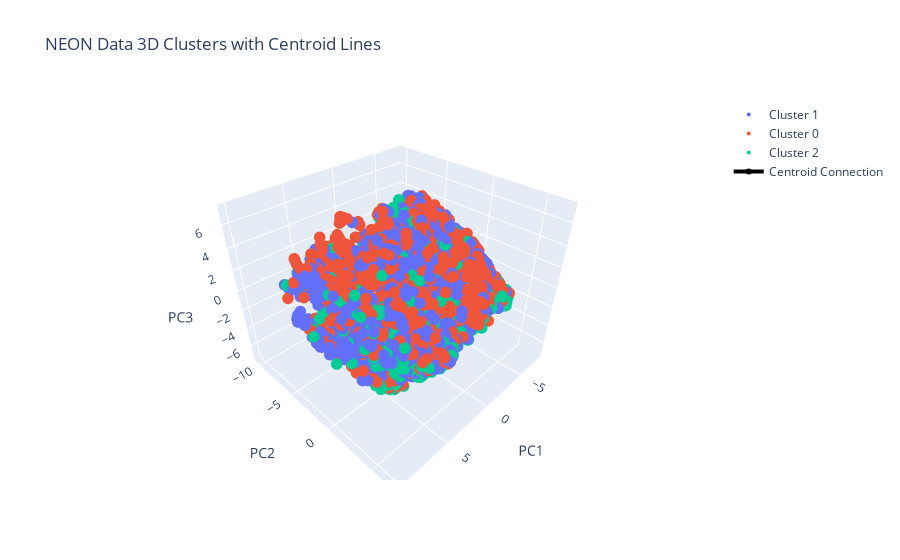

The notebook cell this image was saved under:
### Code cell
import pandas as pd
import plotly.graph_objects as go
from sklearn.preprocessing import StandardScaler
from sklearn.decomposition import PCA

# Assume your dataset is df
features = df.drop(columns=['datetime', 'risk_cluster'])

# Standardize features
scaler = StandardScaler()
X_scaled = scaler.fit_transform(features)

# Reduce to 3D with PCA
pca = PCA(n_components=3)
X_pca = pca.fit_transform(X_scaled)

# Create DataFrame
pca_df = pd.DataFrame(X_pca, columns=['PC1','PC2','PC3'])
pca_df['cluster'] = df['risk_cluster'].values

# Compute cluster centroids
centroids = pca_df.groupby('cluster')[['PC1','PC2','PC3']].mean().reset_index()

# 3D scatter plot
fig = go.Figure()

# Add points
for c in pca_df['cluster'].unique():
    subset = pca_df[pca_df['cluster']==c]
    fig.add_trace(go.Scatter3d(
        x=subset['PC1'],
        y=subset['PC2'],
        z=subset['PC3'],
        mode='markers',
        marker=dict(size=4),
        name=f'Cluster {c}'
    ))

# Add lines connecting centroids in cluster order
fig.add_trace(go.Scatter3d(
    x=centroids['PC1'],
    y=centroids['PC2'],
    z=centroids['PC3'],
    mode='lines+markers',
    line=dict(color='black', width=4),
    marker=dict(size=6, color='black'),
    name='Centroid Connection'
))

fig.update_layout(
    title='NEON Data 3D Clusters with Centroid Lines',
    scene=dict(
        xaxis_title='PC1',
        yaxis_title='PC2',
        zaxis_title='PC3'
    )
)

fig.show()

### Figure 1 — Plotly figure (JSON) as saved in the notebook; plotly's stock layout.template omitted (floating-point values rounded to 4 significant figures; data arrays with more than 128 entries replaced by an {"elided": "..."} marker saying what was removed)
{"data": [{"marker": {"size": 4}, "mode": "markers", "name": "Cluster 1", "type": "scatter3d", "x": {"elided": "4483 float values"}, "y": {"elided": "4483 float values"}, "z": {"elided": "4483 float values"}}, {"marker": {"size": 4}, "mode": "markers", "name": "Cluster 0", "type": "scatter3d", "x": {"elided": "2918 float values"}, "y": {"elided": "2918 float values"}, "z": {"elided": "2918 float values"}}, {"marker": {"size": 4}, "mode": "markers", "name": "Cluster 2", "type": "scatter3d", "x": {"elided": "1212 float values"}, "y": {"elided": "1212 float values"}, "z": {"elided": "1212 float values"}}, {"line": {"color": "black", "width": 4}, "marker": {"color": "black", "size": 6}, "mode": "lines+markers", "name": "Centroid Connection", "type": "scatter3d", "x": [-0.5071, 0.4824, -0.5634], "y": [0.03318, -0.2072, 0.6864], "z": [0.146, 0.0957, -0.7055]}], "layout": {"scene": {"xaxis": {"title": {"text": "PC1"}}, "yaxis": {"title": {"text": "PC2"}}, "zaxis": {"title": {"text": "PC3"}}}, "title": {"text": "NEON Data 3D Clusters with Centroid Lines"}}}
